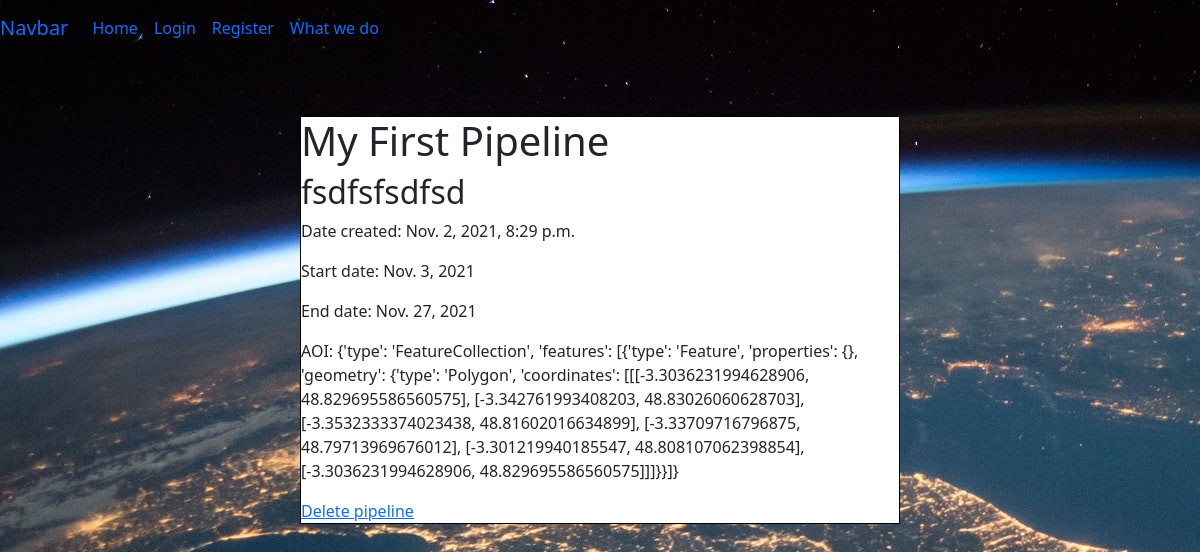
The app's page /post_detail/21 with its own data.
### spaceport/models.py (models this page shows)
class PipelineList(models.Model):
    MY_CHOICES = (
        ('a', 'Hola'),
        ('b', 'Hello'),
        ('c', 'Bonjour'),
        ('d', 'Boas'),
    )
    pipeline_id = models.CharField(max_length=20)              # AUTO unique identifier for this pipeline (auto generated?)
    slug = models.SlugField(max_length=200, unique=True, null=True)
    pipeline_name = models.CharField(max_length=50, unique=True)	        # user's given name for pipeline
    pipeline_des = models.TextField()                                       # user's given description
    created_by = models.CharField(max_length=100, null=True)	            # AUTO user	(username or email?)
    date_created = models.DateTimeField(auto_now=True)                      # AUTO date the pipeline was created (= today()?)
    status = models.BooleanField(default=False)	                            # AUTO pipeline active/not active (default to True when created?)
    AOI = models.JSONField(null=True, blank=True)                                   # area of interest: location co-ordinates (need to be able to control size of this?)
    start_date = models.DateField(null=True)                                         # when pipeline starts capturing images
    end_date = models.DateField(null=True)	                                        # when pipeline ends	DateField or Null	31/12/2021
    freq_number = models.PositiveIntegerField(null=True, blank=True)	   # how frequently images are captured, must be integer
    freq_interval = models.CharField(max_length=20, null=True)            # interval of frequency eg days, weeks, months (user can choose)
    cloud_cover = models.DecimalField(max_digits = 5,decimal_places=2, null=True)      # % cloud cover allowed max
    resolution = models.CharField(max_length=20, null=True)               # picture resolution range eg 7680 × 6876
    output_format = models.CharField(max_length=1, choices=MY_CHOICES,null=True)            # image format type (selected by user) GEOTiff

### spaceport/views.py (the view)
# urls.py: path('post_detail/<int:id>', views.detail_view, name='post_detail'),
def detail_view(request, id):
    context ={}
    context["data"] = PipelineList.objects.get(id = id)
    return render(request, "post_detail.html", context)

### templates/post_detail.html
{% extends "base.html" %}
{% block content %}
<div class=center-div>
   <h1>{{ data.pipeline_name }}</h1>
   <h2>{{ data.pipeline_des }}</h2>
   <p>Date created: {{ data.date_created }}</p>
   <p>Start date: {{ data.start_date }}</p>
   <p>End date: {{ data.end_date }}</p>
   <p>AOI: {{ data.AOI }}</p>
   <a href="{% url 'delete_pipeline' data.id %}">Delete pipeline</a>
</div>
{%endblock%}

### static/css/style.css (style rules this page uses)
#index-image { background-image: url('../images/landing_page.jpg'); height: 100vh; }
.center-div { width: 50%; height: auto; margin-left: 25%; background-color: white; border: solid black 1px; margin-top: 5%; }

### records on screen
PipelineList: pipeline_name "My First Pipeline", pipeline_des "fsdfsfsdfsd", date_created "Nov. 2, 2021, 8:29 p.m.", start_date "Nov. 3, 2021", end_date "Nov. 27, 2021", AOI "{'type': 'FeatureCollection', 'features': [{'type': 'Feature', 'properties': {}, 'geometry': {'type': 'Polygon', 'coordinates': [[[-3.3036231994628906, 48.829695586560575], [-3.342761993408203, 48.83026060628703], [-3.3532333374023438, 48.81602016634899], [-3.33709716796875, 48.79713969676012], [-3.301219940185547, 48.808107062398854], [-3.3036231994628906, 48.829695586560575]]]}}]}"
